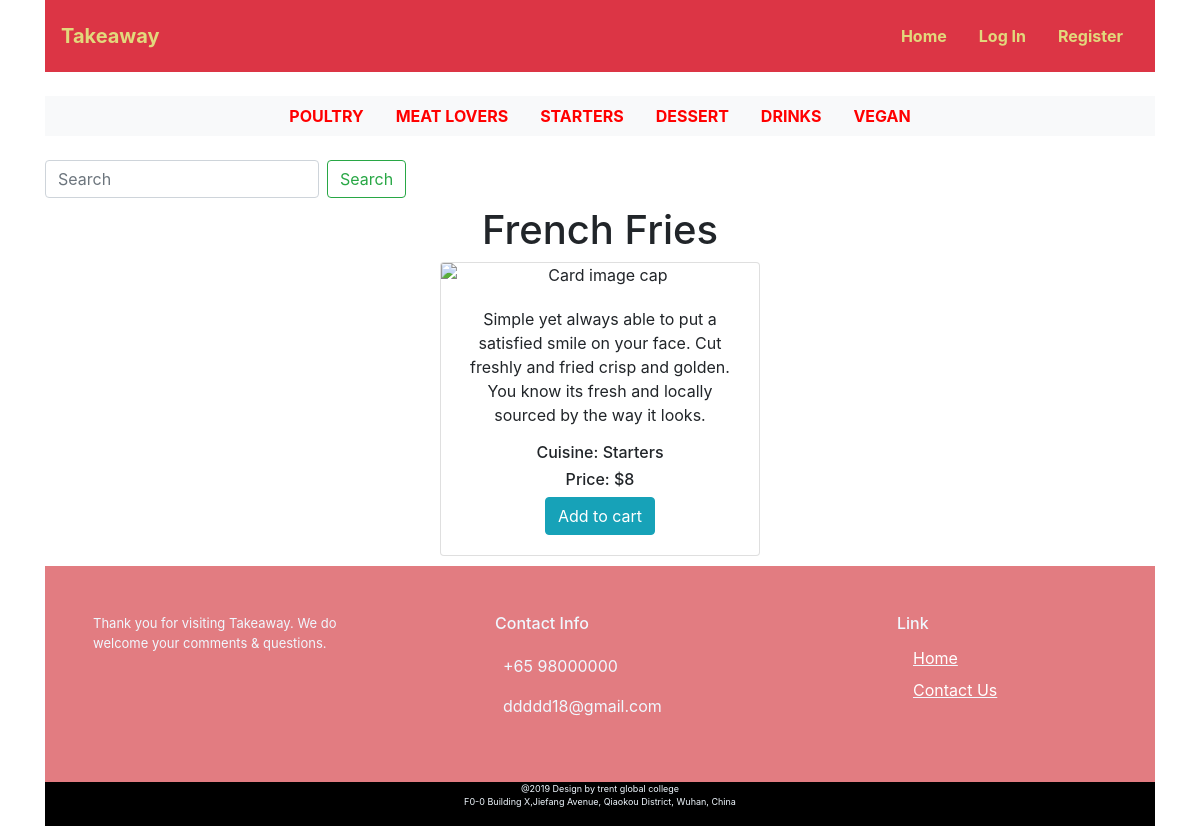
/detail/1, run on the app's committed database.
### takeaway_app/models.py (models this page shows, shortened)
class Menu(models.Model):
	name = models.CharField(blank=False,max_length=255)
	def __str__(self):
		return self.name

class Food(models.Model):
	name = models.CharField(blank=False,max_length=255)
	price = models.IntegerField(default=0)
	photo = ImageField(blank=True)
	description = models.TextField(blank=True)
	menu = models.ForeignKey(Menu, on_delete=models.CASCADE, related_name='food_menu', null=True)

### takeaway_app/views.py (the view)
# urls.py: url(r'detail/(?P<id>\d+)$', food_detail, name='food_detail'),
def food_detail(request,id):
    food_detail = Food.objects.get(id=id)
    menu = Menu.objects.all()
    return render(request, 'detail.html',{
        'food_detail': food_detail,
        'menu':menu
    })

### cart/context.py (called while the page is built)
def cart_contents(request):
    cart = request.session.get('cart', {})
    cart_items = []
    total = 0
    food_count = 0
    for id, quantity in cart.items():
        food = get_object_or_404(Food, pk=id)
        total += quantity * food.price
        food_count += quantity
        cart_items.append({'id': id, 'quantity': quantity, 'food': food})
    return {'cart_items': cart_items, 'total': total, 'food_count': food_count}

### takeaway_app/templates/detail.html (shortened to what this page needs)
{% extends 'layout.html' %}{% load static %}
{% load bootstrap_tags %}
{% block content %}
<div class="container">
    <h1 class="text-center">{{food_detail.name}}</h1>
     <div class="row justify-content-center">
<div class="card text-center" style="width: 20rem;">
    	       <img alt="Card image cap" class="card-img-top img-fluid" src="{% get_media_prefix %}{{food_detail.image}}" />
    	       <div class="card-body">
          		<p>{{ food_detail.description }}</p>
                <h6>Cuisine: {{ food_detail.menu }}</h6>
                <h6>Price: ${{ food_detail.price }}</h6>
            {% if user.is_authenticated %}
               <form method="post" action="{% url 'add_to_cart' food_detail.id %}">
                    {% csrf_token %}
                    <div class="input-group">
                        <input name="quantity" type="number" min="1" max="999" class="form-control" value="1" placeholder="Quantity">
                        <span class="input-group-btn">
                            <button class="btn btn-success" type="submit">Add to cart</button>
                        </span>
                    </div>
                </form>
             {% else %}
                 <a class="btn btn-info" href="{% url 'login_link' %}" role="button">Add to cart</a>
            {% endif %}
   </div>
   </div>
</div>
</div>
{% endblock%}

### templates/layout.html (shortened to what this page needs)
<!DOCTYPE html>
{% load static %}
{% load bootstrap_tags %}
<html lang="en">
<head>
    <link rel="stylesheet" href="https://stackpath.bootstrapcdn.com/bootstrap/4.3.1/css/bootstrap.min.css">
    <link rel="stylesheet" href="{% static 'css/style.css'%}" type="text/css"/>
</head>
<body>
<div class='container'>
 <nav class="navbar navbar-expand-lg navbar-light  bg-danger">
    <div class="d-flex flex-grow-1">
        <a class="navbar-brand  d-lg-inline-block" href="/" style="color:#e2d87c;font-weight: bold;">
           Takeaway
        </a>
        <div class="w-100 text-right">
        </div>
    </div>
    <div class="collapse navbar-collapse flex-grow-1 text-right" id="myNavbar">
        <ul class="navbar-nav ml-auto flex-nowrap"  style="font-weight:bold;">
            <li class="nav-item">
                <a href="{% url 'index' %}" class="nav-link m-2 menu-item nav-active" style="color:#e2d87c;">Home</a>
            </li>
            {% if not user.is_authenticated %}
            <li class="nav-item">
                <a href="{% url 'login_link' %}" class="nav-link m-2 menu-item" style="color:#e2d87c;">Log In</a>
            </li>
            <li class="nav-item">
                <a href="{% url 'register_link' %}" class="nav-link m-2 menu-item" style="color:#e2d87c;">Register</a></li>
            {% else %}
            <li class="nav-item">
                <a href="{% url 'logout_link' %}" class="nav-link m-2 menu-item" style="color:#e2d87c;">Log Out</a>
            </li>
            {% endif %}
        </ul>
    </div>
</nav>
<ul class="nav justify-content-center bg-light my-4 my-lg-4 ">
 {% for menu in menu %}
  <li class="nav-item" style="text-transform: uppercase;">
    <a class="nav-link" style="color:red;font-weight: bold;" href="{% url 'menu' id=menu.id %}">{{menu.name}}</a>
  </li>
  {% endfor %}
</ul>
     <form class="form-inline my-3 my-lg-2 ml-auto" method='get' action='{% url 'search' %}'>
          <input class="form-control mr-sm-2" type="search" placeholder="Search" aria-label="Search" id="search" name="q">
          <button class="btn btn-outline-success my-2 my-sm-0" type="submit">Search</button>
    </form>
</div>
    {%block content %}
    {%endblock %}
<div class='container'>
<footer class="page-footer font-small">
    <div class="container">
		<div class="row">
			<div class="col-xs-12 col-sm-4 col-md-4 footerBlock">
					<p class="footerIntro">Thank you for visiting Takeaway. We do welcome your comments & questions.</p>
			</div>
			<div class="col-xs-12 col-sm-4 col-md-4 footerBlock">
					<h6 class="info">Contact Info</h6>
					<div class="contact-info">
						 <ul><span class="item">+65 98000000</span></ul>
                        <ul><span class="item">ddddd18@gmail.com</span></ul>
					</div>
				</div>
      <div class="col-xs-12 col-sm-4 col-md-4 footerBlock">
					<div class="list-unstyled">
					  <h6 class="link">Link</h6>
						 <ul class="fList">
                              <ul>
                                <a class="link1" href="/">Home</a>
                              </ul>
                              <ul>
                                <a class="link1" href="#">Contact Us</a>
                              </ul>
                        </ul>
					</div>
				</div>
				<div class="col-md-12 bg-black copyright">
						<p>@2019 Design by trent global college <br>
                        F0-0 Building X,Jiefang Avenue, Qiaokou District, Wuhan, China</p>
                </div>
        	</div>
        	</div>
</footer>
</div>
</body>
</html>

### static/css/style.css (style rules this page uses)
ul { list-style:none; }
footer { margin-top:10px; }
.footerBlock { display:inline-block; padding: 3em; margin: 0em; }
.footerIntro { font-size:small; }
.info { text-indent: 2em; font-size: medium; margin-bottom: 20px; }
.page-footer { background-color:#e27c81; color:#F0F8FF; bottom: 0; }
.fList { text-decoration:underline; }
.link { text-indent: 4em; font-size: medium; }
.link1 { color: white; font-size: medium; line-height:2em; }
.copyright { text-align: center; font-size: xx-small; background-color: #000000; padding-bottom: 1px; position: relative; }

### data on the page
Menu: name "POULTRY"
Menu: name "MEAT LOVERS"
Menu: name "STARTERS"
Menu: name "DESSERT"
Menu: name "DRINKS"
Menu: name "VEGAN"
Food: name "French Fries", description "Simple yet always able to put a satisfied smile on your face. Cut freshly and fried crisp and golden. You know its fresh and locally sourced by the way it looks.", menu "Starters", price "8"
